Frame 1 (no input): blank canvas, image omitted
Frame 60 (no input): blank canvas, image omitted
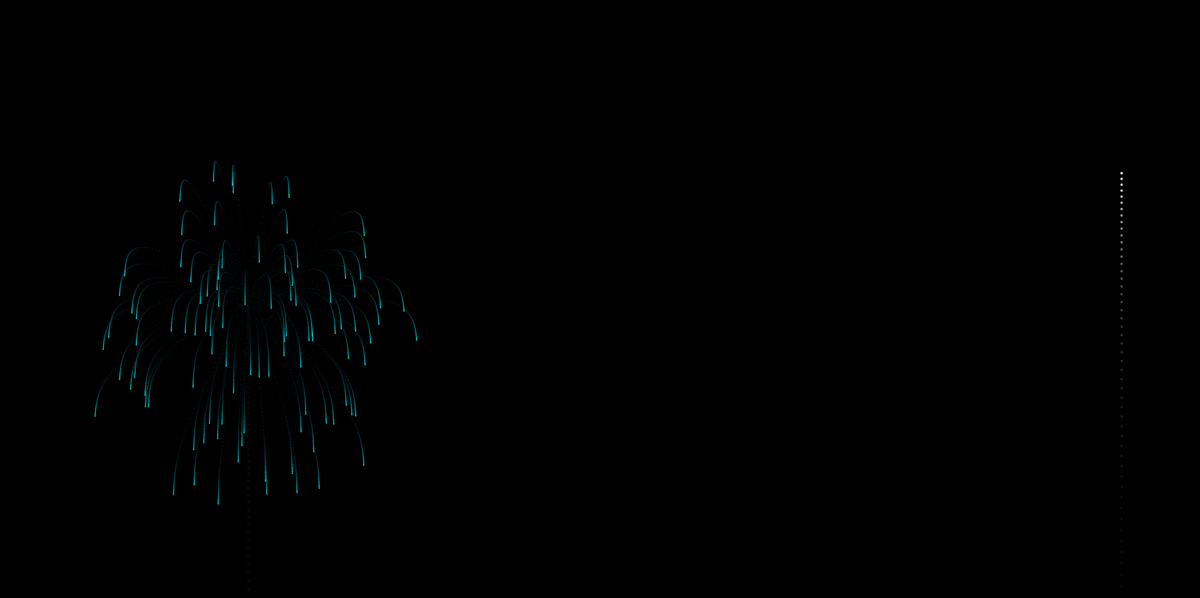
Frame 120 (the mouse pressed at the canvas centre since frame 60)

The p5.js sketch whose frames 1 and 60 were blank and that drew this single picture after the mouse press (run headless with seeded random() and noise() and a simulated clock; from frame 60 on, the mouse is pressed at the canvas centre):

// p5.js sketch
// ── sketch.js
var fws = [];
var gravity;

function setup() {
  createCanvas(1910, 952);
  colorMode(HSB);
  gravity = createVector(0, 0.2);
  fws.push(new Firework());
  stroke(255);
  strokeWeight(4);
  background(0);
}

function draw() {
  colorMode(RGB);
  background(3,3,3,18);
  if (random(1) < 0.02) {
    fws.push(new Firework());
  }
  for (var i = fws.length - 1; i >= 0; i--) {
    fws[i].update();
    fws[i].show();
    if (fws[i].done()) {
      fws.splice(i, 1);
    }
  }


}

// ── Firework.js
function Firework() {
  
  this.hu = random (3, 255);
  this.fw = new Particle(random(width), height, true, this.hu);
  this.exploded = false;
  this.particles = [];
  
  this.update = function () {
    if (!this.exploded) {
      this.fw.applyForce(gravity);
      this.fw.update();
      if (this.fw.vel.y >= 0) {
        this.exploded = true;
        this.explode();
      }
    }

    for (var i = this.particles.length - 1; i >= 0; i--) {
      this.particles[i].applyForce(gravity);
      this.particles[i].update();
      if (this.particles[i].done()) {
        this.particles.splice(i, 1);
      }
    }
  }

  this.explode = function () {
    for (var i = 0; i < 100; i++) {
      var p = new Particle(this.fw.pos.x, this.fw.pos.y, false, this.hu);
      this.particles.push(p);
    }
  }

  this.done = function () {
    if (this.exploded && this.particles.length === 0) {
      return true;
    } else {
      return false;
    }
  }

  this.show = function () {
    if (!this.exploded) {
      this.fw.show();
    }
    if (this.exploded) {
      for (var i = 0; i < this.particles.length; i++) {
        this.particles[i].show();
      }
    }
  }
}

// ── Particle.js
function Particle(x, y, f, hu) {
  this.f = f;
  this.hu = hu;
  this.pos = createVector(x, y);
  this.lifespan = 255;

  if (this.f) {
    this.vel = createVector(0, random(-20, -12));
  } else {
    this.vel = p5.Vector.random2D();
    this.vel.mult(random(5, 30));
  }

  this.acc = createVector(0, 0);

  this.applyForce = function (force) {
    this.acc.add(force);
  }

  this.update = function () {
    if (!this.f) {
      this.vel.mult(0.9);
      this.lifespan -= 3;
    }

    this.vel.add(this.acc);
    this.pos.add(this.vel);
    this.acc.mult(0);
  }
  
  this.done = function(){
    if (this.lifespan < 0){
      return true;
    }else{
      return false;
    }
  }

  this.show = function () {
    colorMode(HSB);
    if (!this.f){
      strokeWeight(2);
      stroke(this.hu,255,255, this.lifespan);
    }else{
      strokeWeight(4);
      stroke(255,0,255);
    }
    point(this.pos.x, this.pos.y);
  }
}
